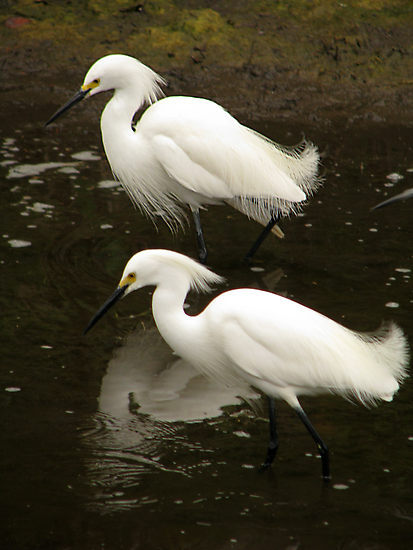
#> input picture code_history/remove_code/n02009912_5714.JPEG, 413 x 550 px
$ python my_spectrum_analyzer.py
#> lines starting #> are read from the running program, lines starting #| are printed output that depends on the picture
# -*- coding: utf-8 -*-
"""
Created on Wed Jun 23 19:47:03 2021

@author: DELL
"""

import numpy as np
from PIL import Image
import matplotlib.pyplot as plt
# from mpl_toolkits.mplot3d import Axes3D
import math
import cv2

class img_spectrum_analyzer:

    # 解释器初始化
    def __init__(self,img_size,spectrum_num=16,mask_mode=1):
        # assert img_shape[0]==img_shape[1]
        self.img_size=img_size

        if 1== mask_mode:
            half_size = int(self.img_size/2)
            masks  =np.zeros((self.img_size,self.img_size),np.float64)

            r_max  = half_size
            r_list = self.get_radius(r_max,spectrum_num)

            r_s_tl = half_size
            r_s_dr = half_size - 1
            for i in range(spectrum_num):
                img=np.zeros((self.img_size,self.img_size))
                r_b_tl=r_s_tl-r_list[i]
                r_b_dr=r_s_dr+r_list[i]
                if half_size-1==i:
                    r_b_tl=0
                    r_b_dr=self.img_size
                cv2.rectangle(img,(r_b_tl,r_b_tl),(r_b_dr,r_b_dr),1,-1)
                if 0!=i:
                    cv2.rectangle(img,(r_s_tl,r_s_tl),(r_s_dr,r_s_dr),0,-1)
                r_s_tl = r_b_tl
                r_s_dr = r_b_dr
                masks  += img*i
            self.fr=masks.astype(np.float32)
            self.max_f=int(self.fr.max()+1)
        elif 2==mask_mode:
            x=np.arange(0,self.img_size,1)
            y=np.arange(0,self.img_size,1)
            [fx,fy]=np.meshgrid(x,y)
            fx=fx-self.img_size/2
            fy=fy-self.img_size/2
            self.fr=np.sqrt(fx**2+fy**2)
            self.max_f=int(round(self.fr.max()))

    def get_radius(self, r_max, n):
        """
        把整数均分为若干整数

        r_max 最大半径
        n     划分份数
        """
        assert n > 0
        quotient = int(r_max / n)
        remainder = r_max % n
        if remainder > 0:
            return [quotient] * (n - remainder) + [quotient + 1] * remainder
        if remainder < 0:
            return [quotient - 1] * -remainder + [quotient] * (n + remainder)
        return [quotient] * n

    def get_spectrum_energy(self, img):
        assert img.shape[-2]==img.shape[-1]
        assert img.shape[-2]==self.img_size
        p=np.fft.fftshift(np.fft.fft2(img,axes=(-2,-1)),axes=(-2,-1))
        p=np.abs(p)
        p=np.log(1+p)
        p=(p-p.min())/(p.max()-p.min()+1e-12)

        E=np.zeros(self.max_f)
        for i in range(self.max_f):
            select_idx=(self.fr<=i) &(self.fr>(i-1))*1
            p_i=p*np.expand_dims(select_idx,axis=0)
            E[i]=p_i.sum()/select_idx.sum()/3
        return E.reshape((1,-1)),p

    # [36 lines left out: functions batch_get_spectrum_energy, get_linear_regression, get_residual, not called in this run]

    def get_spectrum_feature(self,img):
        spectrum,_ = self.get_spectrum_energy(img)
        spectrum   = spectrum.reshape((-1))
        feature    = spectrum
        return     feature.reshape((1,-1))

    # [8 lines left out: function batch_get_spectrum_feature, not called in this run]


if __name__=='__main__':
    img_pil  = Image.open('n02009912_5714.JPEG').resize((32,32))
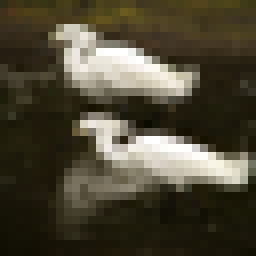
#> img_pil: PIL image 32x32 RGB (shown 8 times larger); mean R, G, B 76.8, 71.3, 54.2
    img_np   = np.array(img_pil)

    analyzer=img_spectrum_analyzer(32,16)
#> after the loop in __init__, `for i in range(spectrum_num):`:
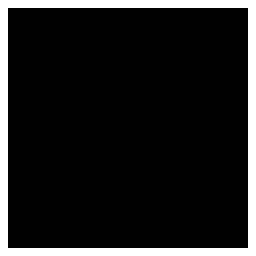
#> img: shape (32, 32) float64 (shown 8 times larger); values 0 (black) and 1 (white), 12.1% white in thin lines or dots
#> after the loop in __init__, `for i in range(spectrum_num):`:
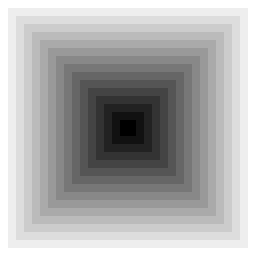
#> masks: shape (32, 32) float64 (shown 8 times larger); min 0, max 15, mean 10.16; drawn with min black and max white
    E,p=analyzer.get_spectrum_energy(img_np.transpose(2,0,1))
#> after the loop in get_spectrum_energy, `for i in range(self.max_f):`: E = [0.743, 0.702, 0.666, 0.627, 0.594, 0.559, 0.538, 0.52, 0.5, 0.467, 0.447, 0.417, 0.39, 0.363, 0.344, 0.332]
    f=analyzer.get_spectrum_feature(img_np.transpose(2,0,1))
#> in get_spectrum_feature, `spectrum   = spectrum.reshape((-1))`: spectrum has the same summary as E in get_spectrum_energy
#> in get_spectrum_feature, `feature    = spectrum`: feature has the same summary as E in get_spectrum_energy

    fig=plt.figure()
    plt.imshow(img_np)
    fig=plt.figure()
    x=np.arange(E.shape[1])+1
    plt.plot(np.log10(x),E[0,:],label='img')
    plt.plot(np.log10(x),np.log10(1/x)+1,label='1/f')       #1/f
    plt.plot(np.log10(x),np.log10(1/(x**2))+1,label='1/f^2')  #1/f^2
    plt.legend()
    fig=plt.figure()
    x=np.arange(0,32,1)
    y=np.arange(0,32,1)
    xx,yy=np.meshgrid(x,y)
    zz_p=p.sum(axis=0)
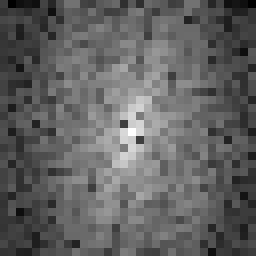
#> zz_p: shape (32, 32) float64 (shown 8 times larger); min 0.313, max 2.96, mean 1.32; drawn with min black and max white
    ax=fig.add_subplot(1,1,1,projection='3d')
    ax.set_top_view()
    ax.plot_surface(xx,yy,zz_p,rstride=1,cstride=1,cmap='rainbow')
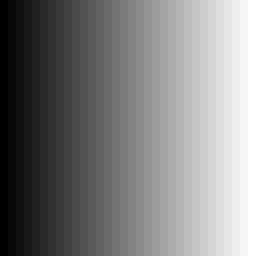
#> xx: shape (32, 32) int64 (shown 8 times larger); min 0, max 31, mean 15.5; drawn with min black and max white
    plt.show()
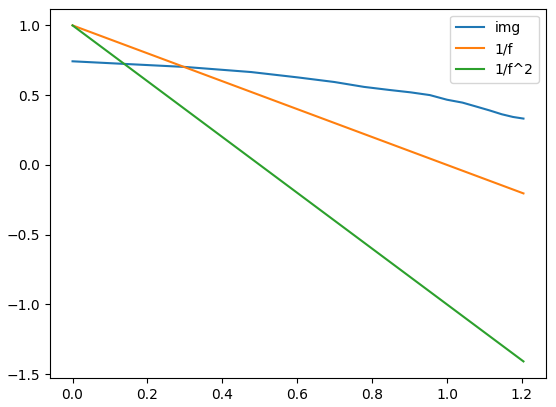
#> figure drawn by matplotlib, 1 panel; curve peaks at x = 0, y = 0.743; curve peaks at x = 0, y = 1; curve peaks at x = 0, y = 1
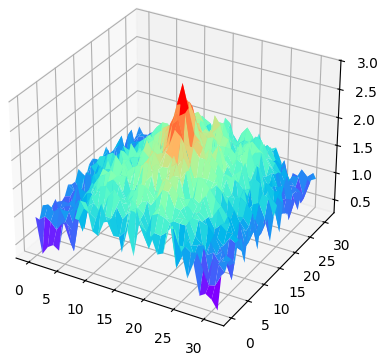
#> figure drawn by matplotlib, 1 panel
